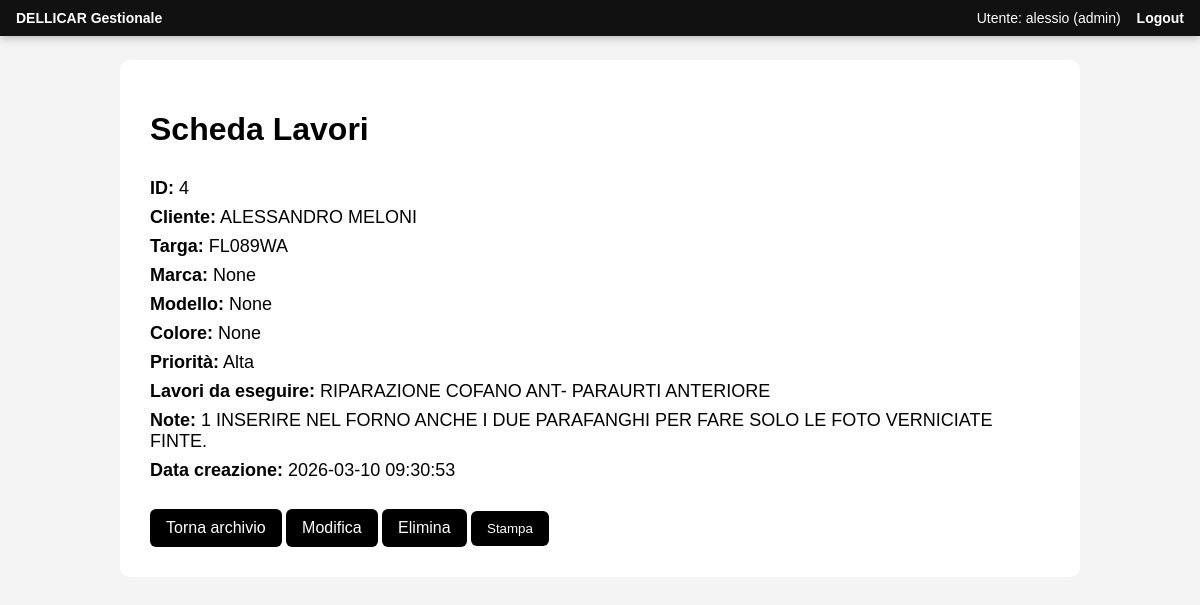
Screenshot of /schede-lavori/4 (signed in) with the database file from the repository.
### tables this page shows
CREATE TABLE work_orders (
    id INTEGER PRIMARY KEY AUTOINCREMENT,
    client_name TEXT,
    phone TEXT,
    email TEXT,
    plate TEXT,
    make TEXT,
    model TEXT,
    vin TEXT,
    color TEXT,
    km TEXT,
    insurance TEXT,
    claim_number TEXT,
    claim_date TEXT,
    work_description TEXT,
    priority TEXT,
    photos_required INTEGER,
    notes TEXT,
    created_at TIMESTAMP DEFAULT CURRENT_TIMESTAMP
, marca TEXT, modello TEXT, colore TEXT, numero_pratica INTEGER, work_status TEXT DEFAULT 'Accettata', status_date TEXT);

### app.py (the view)
@app.route("/schede-lavori/<int:id>")
@role_required("admin","segretaria","officina")
def apri_scheda_lavori(id):
    db = get_db()
    scheda = db.execute(
        """
        SELECT *
        FROM work_orders
        WHERE id = ?
        """,
        (id,)
    ).fetchone()
    return render_template("work_order_detail.html", w=scheda)

### app.py (called while the page is built)
def role_required(*roles):
    def decorator(f):
        @wraps(f)
        def wrapped(*args, **kwargs):
            if not session.get("logged"):
                return redirect("/login")
            if session.get("role") not in roles:
                return "Accesso negato", 403
            return f(*args, **kwargs)
        return wrapped
    return decorator

def get_db():
    if "db" not in g:
        if USE_POSTGRES:
            import psycopg2
            conn = psycopg2.connect(DATABASE_URL)
            g.db = conn
        else:
            g.db = sqlite3.connect(DB_PATH, timeout=10)
            g.db.execute("PRAGMA journal_mode=WAL;")
            g.db.execute("PRAGMA synchronous=NORMAL;")
            g.db.row_factory = sqlite3.Row
    return g.db

def get_settings() -> dict[str, str]:
    db = get_db()
    rows = db.execute("SELECT key, value FROM settings").fetchall()
    data = {row["key"]: row["value"] for row in rows}
    for k, v in DEFAULT_SETTINGS.items():
        data.setdefault(k, v)
    return data

@app.context_processor
def inject_globals() -> dict[str, Any]:
    return {"company": get_settings(), "today": date.today().isoformat()}

### templates/work_order_detail.html (shortened to what this page needs)
<!DOCTYPE html>
<html>
<head>
</head>
<body>
{% if session.get("logged") %}
<div class="dellicar-userbar">
    <div><strong>DELLICAR Gestionale</strong></div>
    <div>Utente: {{ session.get("username","-") }} ({{ session.get("role","-") }}) <a href="/logout">Logout</a></div>
</div>
{% endif %}
<div class="container">
<h1>Scheda Lavori</h1>
<p><strong>ID:</strong> {{ w.id }}</p>
<p><strong>Cliente:</strong> {{ w.client_name }}</p>
<p><strong>Targa:</strong> {{ w.plate }}</p>
<p><strong>Marca:</strong> {{ w.marca }}</p>
<p><strong>Modello:</strong> {{ w.modello }}</p>
<p><strong>Colore:</strong> {{ w.colore }}</p>
<p><strong>Priorità:</strong> {{ w.priority }}</p>
<p><strong>Lavori da eseguire:</strong> {{ w.work_description }}</p>
<p><strong>Note:</strong> {{ w.notes }}</p>
<p><strong>Data creazione:</strong> {{ w.created_at }}</p>
<div class="no-print">
    <a class="btn" href="/schede-lavori">Torna archivio</a>
    <a class="btn" href="/schede-lavori/{{ w.id }}/modifica">Modifica</a>
    <a class="btn" href="/schede-lavori/{{ w.id }}/elimina">Elimina</a>
    <button class="btn" onclick="window.print()">Stampa</button>
</div>
</div>
</body>
</html>

### templates/work_order_detail.html (style rules this page uses)
body { font-family: Arial; background:#f4f4f4; padding:40px; }
.container { background:white; padding:30px; border-radius:10px; max-width:900px; margin:auto; }
.btn { display:inline-block; margin-top:20px; padding:10px 16px; background:black; color:white; text-decoration:none; border:none; border-radius:6px; }
h1 { margin-bottom:30px; }
p { font-size:18px; margin:8px 0; }
.btn { display:inline-block; margin-top:20px; padding:10px 16px; background:black; color:white; text-decoration:none; border-radius:6px; }
.dellicar-userbar { position:fixed; top:0; left:0; right:0; z-index:9999; background:#111; color:#fff; padding:10px 16px; font-family:Arial,sans-serif; font-size:14px; display:flex; justify-content:space-between; align-items:center; box-shadow:0 2px 8px rgba(0,0,0,0.25); }
.dellicar-userbar a { color:#fff; text-decoration:none; font-weight:bold; margin-left:12px; }
body { padding-top:52px !important; }

### rows the page displays
work_orders: id "4", client_name "ALESSANDRO MELONI", plate "FL089WA", priority "Alta", work_description "RIPARAZIONE COFANO ANT- PARAURTI ANTERIORE", notes "1 INSERIRE NEL FORNO ANCHE I DUE PARAFANGHI PER FARE SOLO LE FOTO VERNICIATE FINTE.", created_at "2026-03-10 09:30:53"

### other values shown
{{ session.get("username","-") }} "alessio"
{{ session.get("role","-") }} "admin"
{{ w.marca }} "None"
{{ w.modello }} "None"
{{ w.colore }} "None"
